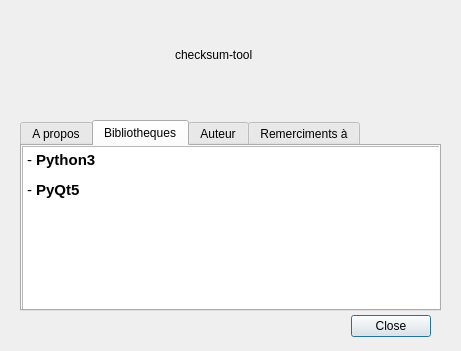
<?xml version="1.0" encoding="UTF-8"?>
<ui version="4.0">
 <class>Dialog</class>
 <widget class="QDialog" name="Dialog">
  <property name="geometry">
   <rect>
    <x>0</x>
    <y>0</y>
    <width>461</width>
    <height>351</height>
   </rect>
  </property>
  <property name="windowTitle">
   <string>A propos de checksum-tool</string>
  </property>
  <widget class="QDialogButtonBox" name="buttonBox">
   <property name="geometry">
    <rect>
     <x>350</x>
     <y>310</y>
     <width>81</width>
     <height>32</height>
    </rect>
   </property>
   <property name="orientation">
    <enum>Qt::Horizontal</enum>
   </property>
   <property name="standardButtons">
    <set>QDialogButtonBox::Close</set>
   </property>
  </widget>
  <widget class="QTabWidget" name="tabWidget">
   <property name="geometry">
    <rect>
     <x>20</x>
     <y>120</y>
     <width>421</width>
     <height>191</height>
    </rect>
   </property>
   <property name="currentIndex">
    <number>1</number>
   </property>
   <widget class="QWidget" name="tab">
    <attribute name="title">
     <string>A propos</string>
    </attribute>
    <widget class="QTextBrowser" name="textBrowser_3">
     <property name="geometry">
      <rect>
       <x>0</x>
       <y>0</y>
       <width>421</width>
       <height>192</height>
      </rect>
     </property>
     <property name="html">
      <string>&lt;!DOCTYPE HTML PUBLIC &quot;-//W3C//DTD HTML 4.0//EN&quot; &quot;http://www.w3.org/TR/REC-html40/strict.dtd&quot;&gt;
&lt;html&gt;&lt;head&gt;&lt;meta name=&quot;qrichtext&quot; content=&quot;1&quot; /&gt;&lt;style type=&quot;text/css&quot;&gt;
p, li { white-space: pre-wrap; }
&lt;/style&gt;&lt;/head&gt;&lt;body style=&quot; font-family:'Arial'; font-size:12pt; font-weight:400; font-style:normal;&quot;&gt;
&lt;p style=&quot; margin-top:0px; margin-bottom:0px; margin-left:0px; margin-right:0px; -qt-block-indent:0; text-indent:0px;&quot;&gt;&lt;span style=&quot; font-family:'Noto Sans'; font-size:10pt;&quot;&gt;checksum-tool - outil léger pour la compression et la conversion de fichiers PDF&lt;/span&gt;&lt;/p&gt;
&lt;p style=&quot;-qt-paragraph-type:empty; margin-top:0px; margin-bottom:0px; margin-left:0px; margin-right:0px; -qt-block-indent:0; text-indent:0px; font-family:'Noto Sans'; font-size:10pt;&quot;&gt;&lt;br /&gt;&lt;/p&gt;
&lt;p style=&quot; margin-top:0px; margin-bottom:0px; margin-left:0px; margin-right:0px; -qt-block-indent:0; text-indent:0px;&quot;&gt;&lt;span style=&quot; font-family:'Noto Sans'; font-size:10pt;&quot;&gt;(c) 2019, K.I.A.Derouiche&lt;/span&gt;&lt;/p&gt;
&lt;p style=&quot;-qt-paragraph-type:empty; margin-top:0px; margin-bottom:0px; margin-left:0px; margin-right:0px; -qt-block-indent:0; text-indent:0px; font-family:'Noto Sans'; font-size:10pt;&quot;&gt;&lt;br /&gt;&lt;/p&gt;
&lt;p style=&quot; margin-top:0px; margin-bottom:0px; margin-left:0px; margin-right:0px; -qt-block-indent:0; text-indent:0px;&quot;&gt;&lt;a href=&quot;https://github.com/kiaderouiche/checksum-tool&quot;&gt;&lt;span style=&quot; font-family:'Noto Sans'; font-size:11pt; text-decoration: underline; color:#0000ff;&quot;&gt;https://github.com/kiaderouiche/checksum-tool&lt;/span&gt;&lt;/a&gt;&lt;/p&gt;&lt;/body&gt;&lt;/html&gt;</string>
     </property>
    </widget>
   </widget>
   <widget class="QWidget" name="tab_2">
    <attribute name="title">
     <string>Bibliotheques</string>
    </attribute>
    <widget class="QTextBrowser" name="textBrowser_2">
     <property name="geometry">
      <rect>
       <x>0</x>
       <y>0</y>
       <width>421</width>
       <height>192</height>
      </rect>
     </property>
     <property name="html">
      <string>&lt;!DOCTYPE HTML PUBLIC &quot;-//W3C//DTD HTML 4.0//EN&quot; &quot;http://www.w3.org/TR/REC-html40/strict.dtd&quot;&gt;
&lt;html&gt;&lt;head&gt;&lt;meta name=&quot;qrichtext&quot; content=&quot;1&quot; /&gt;&lt;style type=&quot;text/css&quot;&gt;
p, li { white-space: pre-wrap; }
&lt;/style&gt;&lt;/head&gt;&lt;body style=&quot; font-family:'Arial'; font-size:12pt; font-weight:400; font-style:normal;&quot;&gt;
&lt;p align=&quot;justify&quot; style=&quot; margin-top:12px; margin-bottom:12px; margin-left:0px; margin-right:0px; -qt-block-indent:0; text-indent:0px;&quot;&gt;&lt;span style=&quot; font-family:'Noto Sans'; font-size:11pt;&quot;&gt;- &lt;/span&gt;&lt;span style=&quot; font-family:'Noto Sans'; font-size:11pt; font-weight:600;&quot;&gt;Python3&lt;/span&gt;&lt;/p&gt;
&lt;p align=&quot;justify&quot; style=&quot; margin-top:12px; margin-bottom:12px; margin-left:0px; margin-right:0px; -qt-block-indent:0; text-indent:0px;&quot;&gt;&lt;span style=&quot; font-family:'Noto Sans'; font-size:11pt;&quot;&gt;- &lt;/span&gt;&lt;span style=&quot; font-family:'Noto Sans'; font-size:11pt; font-weight:600;&quot;&gt;PyQt5&lt;/span&gt;&lt;/p&gt;&lt;/body&gt;&lt;/html&gt;</string>
     </property>
    </widget>
   </widget>
   <widget class="QWidget" name="tab_3">
    <attribute name="title">
     <string>Auteur</string>
    </attribute>
    <widget class="QTextBrowser" name="textBrowser">
     <property name="geometry">
      <rect>
       <x>0</x>
       <y>0</y>
       <width>421</width>
       <height>161</height>
      </rect>
     </property>
     <property name="html">
      <string>&lt;!DOCTYPE HTML PUBLIC &quot;-//W3C//DTD HTML 4.0//EN&quot; &quot;http://www.w3.org/TR/REC-html40/strict.dtd&quot;&gt;
&lt;html&gt;&lt;head&gt;&lt;meta name=&quot;qrichtext&quot; content=&quot;1&quot; /&gt;&lt;style type=&quot;text/css&quot;&gt;
p, li { white-space: pre-wrap; }
&lt;/style&gt;&lt;/head&gt;&lt;body style=&quot; font-family:'Arial'; font-size:12pt; font-weight:400; font-style:normal;&quot;&gt;
&lt;p style=&quot; margin-top:0px; margin-bottom:0px; margin-left:0px; margin-right:0px; -qt-block-indent:0; text-indent:0px;&quot;&gt;&lt;span style=&quot; font-family:'Noto Sans'; font-size:11pt; font-weight:600;&quot;&gt;   K.I.A.Derouiche&lt;/span&gt;&lt;/p&gt;
&lt;p style=&quot; margin-top:0px; margin-bottom:0px; margin-left:0px; margin-right:0px; -qt-block-indent:0; text-indent:0px;&quot;&gt;&lt;span style=&quot; font-family:'Noto Sans'; font-size:11pt; font-style:italic;&quot;&gt;   Développeur principal &lt;/span&gt;&lt;/p&gt;
&lt;p style=&quot; margin-top:0px; margin-bottom:0px; margin-left:0px; margin-right:0px; -qt-block-indent:0; text-indent:0px;&quot;&gt;&lt;span style=&quot; font-family:'Noto Sans'; font-size:11pt; font-style:italic;&quot;&gt;   Envoyer un courriel à contributeur  &lt;/span&gt;&lt;/p&gt;
&lt;p style=&quot; margin-top:0px; margin-bottom:0px; margin-left:0px; margin-right:0px; -qt-block-indent:0; text-indent:0px;&quot;&gt;&lt;span style=&quot; font-family:'Noto Sans'; font-size:11pt; font-style:italic;&quot;&gt;   kamel.derouiche@gmail.com&lt;/span&gt;&lt;/p&gt;
&lt;p style=&quot;-qt-paragraph-type:empty; margin-top:0px; margin-bottom:0px; margin-left:0px; margin-right:0px; -qt-block-indent:0; text-indent:0px; font-family:'Noto Sans'; font-size:11pt; font-style:italic;&quot;&gt;&lt;br /&gt;&lt;/p&gt;&lt;/body&gt;&lt;/html&gt;</string>
     </property>
    </widget>
   </widget>
   <widget class="QWidget" name="tab_4">
    <attribute name="title">
     <string>Remerciments à</string>
    </attribute>
   </widget>
  </widget>
  <widget class="QWidget" name="horizontalLayoutWidget">
   <property name="geometry">
    <rect>
     <x>10</x>
     <y>9</y>
     <width>421</width>
     <height>91</height>
    </rect>
   </property>
   <layout class="QHBoxLayout" name="horizontalLayout">
    <item>
     <spacer name="horizontalSpacer_2">
      <property name="orientation">
       <enum>Qt::Horizontal</enum>
      </property>
      <property name="sizeHint" stdset="0">
       <size>
        <width>40</width>
        <height>20</height>
       </size>
      </property>
     </spacer>
    </item>
    <item>
     <widget class="QLabel" name="label">
      <property name="text">
       <string>checksum-tool</string>
      </property>
     </widget>
    </item>
    <item>
     <spacer name="horizontalSpacer">
      <property name="orientation">
       <enum>Qt::Horizontal</enum>
      </property>
      <property name="sizeHint" stdset="0">
       <size>
        <width>40</width>
        <height>20</height>
       </size>
      </property>
     </spacer>
    </item>
    <item alignment="Qt::AlignLeft">
     <widget class="QLabel" name="label_2">
      <property name="text">
       <string/>
      </property>
     </widget>
    </item>
   </layout>
  </widget>
 </widget>
 <resources/>
 <connections>
  <connection>
   <sender>buttonBox</sender>
   <signal>accepted()</signal>
   <receiver>Dialog</receiver>
   <slot>accept()</slot>
   <hints>
    <hint type="sourcelabel">
     <x>248</x>
     <y>254</y>
    </hint>
    <hint type="destinationlabel">
     <x>157</x>
     <y>274</y>
    </hint>
   </hints>
  </connection>
  <connection>
   <sender>buttonBox</sender>
   <signal>rejected()</signal>
   <receiver>Dialog</receiver>
   <slot>reject()</slot>
   <hints>
    <hint type="sourcelabel">
     <x>316</x>
     <y>260</y>
    </hint>
    <hint type="destinationlabel">
     <x>286</x>
     <y>274</y>
    </hint>
   </hints>
  </connection>
 </connections>
</ui>
